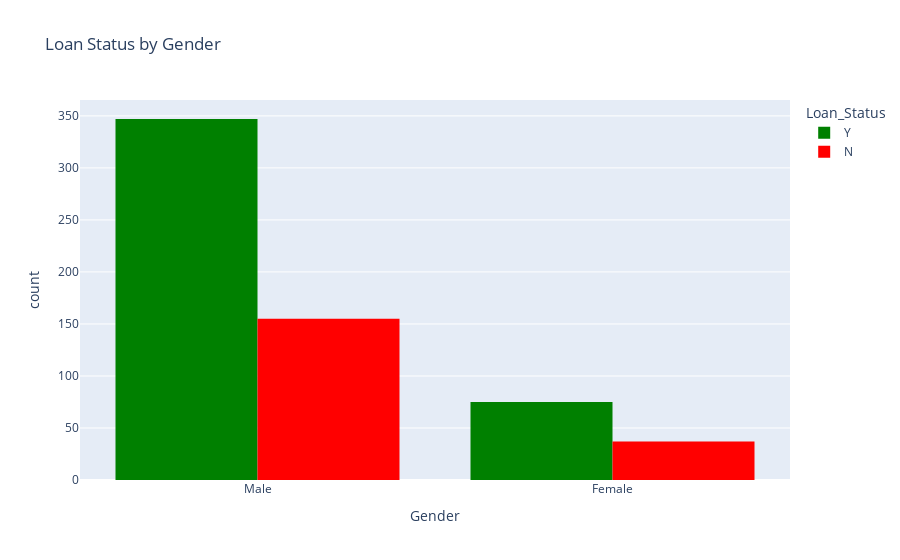

Notebook code cell kept with this figure:
### Code cell
fig = px.histogram(data, x='Gender', color='Loan_Status', barmode='group',
                   color_discrete_map={'Y':'green', 'N':'red'},
                   title='Loan Status by Gender')
fig.show()

### Figure 1 — Plotly figure (JSON) as saved in the notebook; plotly's stock layout.template omitted (floating-point values rounded to 4 significant figures; data arrays with more than 128 entries replaced by an {"elided": "..."} marker saying what was removed)
{"data": [{"alignmentgroup": "True", "bingroup": "x", "hovertemplate": "Loan_Status=Y<br>Gender=%{x}<br>count=%{y}<extra></extra>", "legendgroup": "Y", "marker": {"color": "green", "pattern": {"shape": ""}}, "name": "Y", "offsetgroup": "Y", "orientation": "v", "showlegend": true, "type": "histogram", "x": {"elided": "422 str values"}, "xaxis": "x", "yaxis": "y"}, {"alignmentgroup": "True", "bingroup": "x", "hovertemplate": "Loan_Status=N<br>Gender=%{x}<br>count=%{y}<extra></extra>", "legendgroup": "N", "marker": {"color": "red", "pattern": {"shape": ""}}, "name": "N", "offsetgroup": "N", "orientation": "v", "showlegend": true, "type": "histogram", "x": {"elided": "192 str values"}, "xaxis": "x", "yaxis": "y"}], "layout": {"autosize": true, "barmode": "group", "legend": {"title": {"text": "Loan_Status"}, "tracegroupgap": 0}, "title": {"text": "Loan Status by Gender"}, "xaxis": {"anchor": "y", "autorange": true, "domain": [0, 1], "range": [-0.5, 1.5], "title": {"text": "Gender"}, "type": "category"}, "yaxis": {"anchor": "x", "autorange": true, "domain": [0, 1], "range": [0, 365.3], "title": {"text": "count"}}}}
